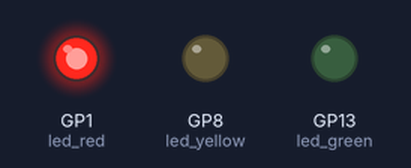
A program run on a simulated Raspberry Pi Pico running MicroPython. Shown: output pins drawn as LEDs (lit = HIGH).

Above: at 2.6 s.
At 7.6 s:
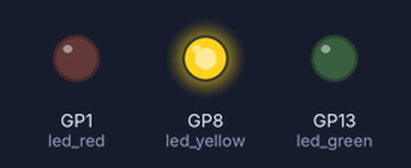
At 12.6 s:
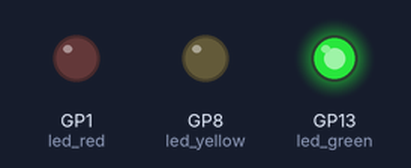
Timing chart, 0 to 19.6 s (numbered marks = the images above):
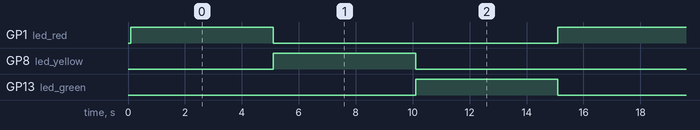

Measured:
- by itself, GP1 (led_red), GP8 (led_yellow), GP13 (led_green): alternates HIGH for 5.0 s and LOW for 10.0 s
- by itself, everything shown: repeats every 15.0 s, in 3 steps

The program:

main.py
```python
# make traffic lights
# project link to wokwi: https://wokwi.com/projects/443876684733991937

import time
from machine import Pin
time.sleep(0.1) # W

led_red = Pin(1, Pin.OUT)
led_yellow = Pin(8, Pin.OUT)
led_green = Pin(13, Pin.OUT)


while True:
    led_red.value(1)
    time.sleep(5)
    led_red.value(0)
    led_yellow.value(1)
    time.sleep(5)
    led_yellow.value(0)
    led_green.value(1)
    time.sleep(5)
    led_green.value(0)
print("Hello, Pi Pico W!")
```
